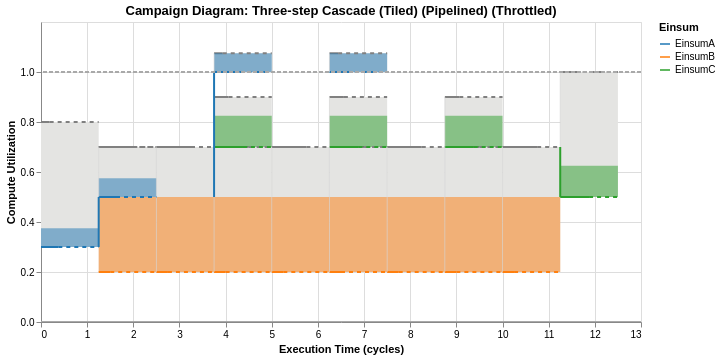
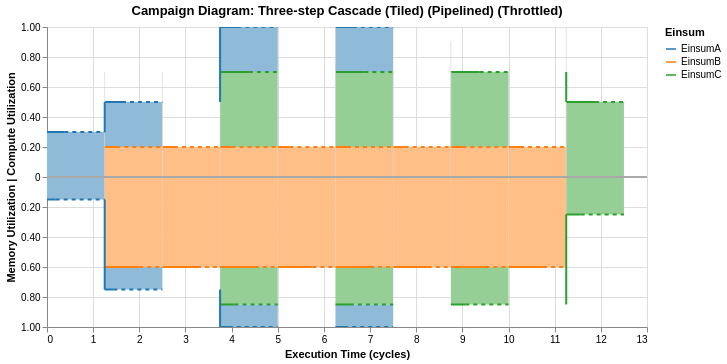

The code cell stored with these charts, in order, in its notebook:
### Markdown cell above
#### What happens if we throttle as well?
It should look the same since no group overflowed its resources.

### Code cell
pipelined_throttle_cascade = pipelined_cascade.throttle() 

CampaignDiagram(pipelined_throttle_cascade).draw().interactive().show()
CampaignDiagram(pipelined_throttle_cascade).draw(dual_mode=True).interactive()
